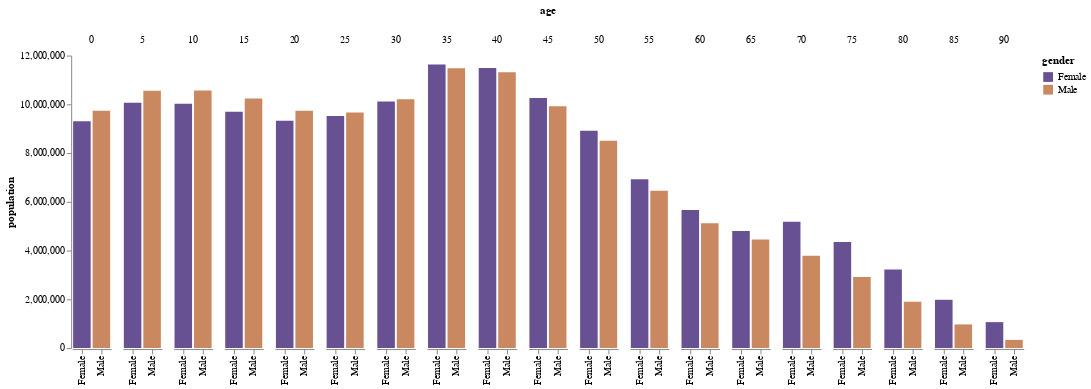

Here is the notebook cell this chart was saved with:
### Code cell
dataset("population") |>
@vlplot(
    height=500,
    width =300,
    :bar,
    transform=[
        {filter="datum.variable == 'LCOE'"},
        {calculate="datum.sex == 2 ? 'Female' : 'Male'", as="gender"}
    ],
    column="age:o",
    y={"sum(people)", axis={title="population", grid=false}},
    x={"gender:n", axis={title=""}},
    color={"gender:n", scale={range=["#675193", "#ca8861"]}},
    spacing=10,
    config={
        view={stroke=:transparent},
        axis={domainWidth=1}
    }
)

### Figure 1 — Vega-Lite specification as saved in the notebook (floating-point values rounded to 4 significant figures; data arrays with more than 128 entries replaced by an {"elided": "..."} marker saying what was removed)
{"config": {"axis": {"domainWidth": 1}, "view": {"stroke": "transparent"}}, "data": {"values": {"elided": "570 records"}}, "encoding": {"color": {"field": "gender", "scale": {"range": ["#675193", "#ca8861"]}, "type": "nominal"}, "column": {"field": "age", "type": "ordinal"}, "x": {"axis": {"title": ""}, "field": "gender", "type": "nominal"}, "y": {"aggregate": "sum", "axis": {"grid": false, "title": "population"}, "field": "people", "type": "quantitative"}}, "mark": "bar", "spacing": 10, "transform": [{"filter": "datum.year == 2000"}, {"as": "gender", "calculate": "datum.sex == 2 ? 'Female' : 'Male'"}]}
